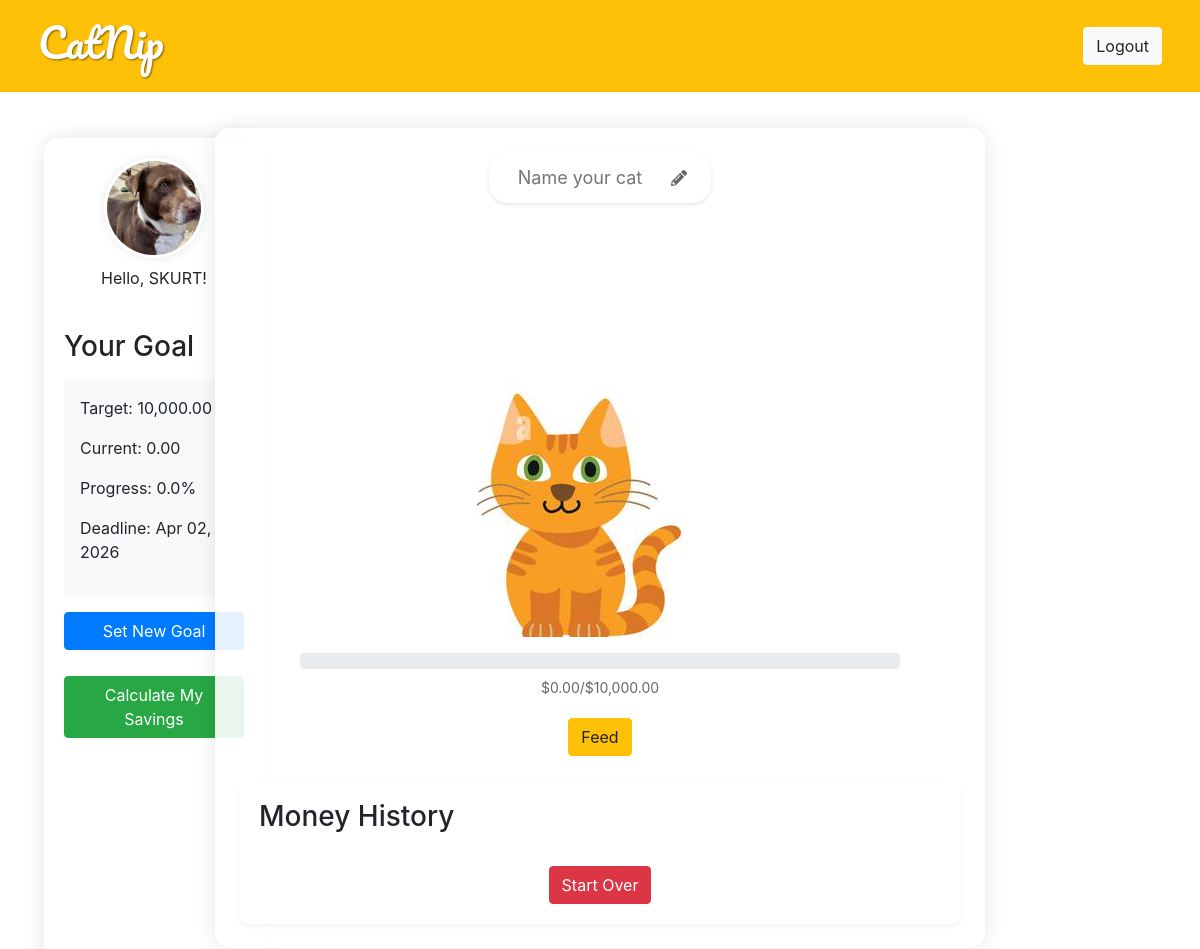
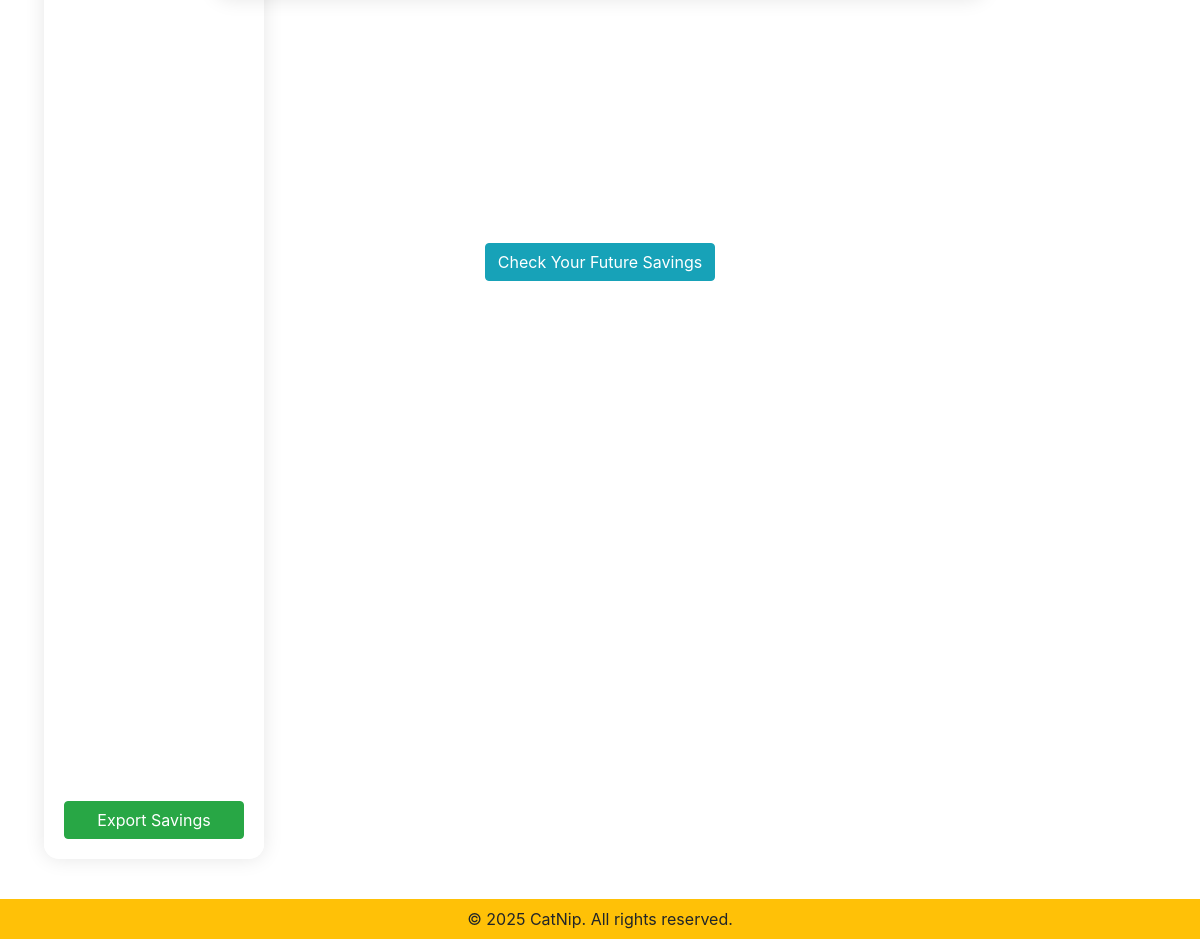
Page /dashboard.php (signed in) on the committed database (2 pictures, top to bottom).
### tables this page shows
CREATE TABLE `users` (
  `user_id` int(11) NOT NULL,
  `username` varchar(50) NOT NULL,
  `email` varchar(100) NOT NULL,
  `password` varchar(255) NOT NULL,
  `profile_picture` varchar(255) DEFAULT NULL,
  `created_at` timestamp NOT NULL DEFAULT current_timestamp(),
  `gender` enum('male','female') NOT NULL
);

CREATE TABLE `goals` (
  `goal_id` int(11) NOT NULL,
  `user_id` int(11) DEFAULT NULL,
  `target_amount` decimal(10,2) NOT NULL,
  `current_amount` decimal(10,2) DEFAULT 0.00,
  `deadline` date DEFAULT NULL,
  `created_at` timestamp NOT NULL DEFAULT current_timestamp()
);

### dashboard.php (the view, shortened to what this page needs)
<?php
include 'db.php';
$stmt = $pdo->prepare("SELECT * FROM Users WHERE user_id = :id");
$stmt->execute([':id' => $_SESSION['user_id']]);
$user = $stmt->fetch(PDO::FETCH_ASSOC);
$stmt = $pdo->prepare("SELECT cat_name FROM cat_names WHERE user_id = :user_id");
$stmt->execute([':user_id' => $_SESSION['user_id']]);
$cat_name = $stmt->fetchColumn();
?>
<!DOCTYPE html>
<html lang="en">
<head>
    <link rel="stylesheet" href="style/styles.css">
    <link rel="stylesheet" href="https://stackpath.bootstrapcdn.com/bootstrap/4.5.2/css/bootstrap.min.css">
    <link rel="stylesheet" href="https://cdnjs.cloudflare.com/ajax/libs/font-awesome/5.15.4/css/all.min.css">
    <link rel="stylesheet" href="https://pyscript.net/releases/2025.2.4/core.css" />
</head>
<body>
    <header class="bg-warning fixed-top">
        <div class="container d-flex justify-content-between align-items-center p-2">
            <h1 style="font-family: 'Pacifico', cursive; color: white; text-shadow: 1px 1px 2px rgba(0, 0, 0, 0.5);">CatNip</h1>
            <div>
                <a href="auth/logout.php" class="btn btn-light">Logout</a>
            </div>
        </div>
    </header>
    <div class="dashboard-container">
        <div class="sidebar ml-4 mt-5">
            <div class="profile mb-4">
                <?php
                $profile_pic = null;
                if (!empty($user['profile_picture'])) {
                    $profile_pic = $user['profile_picture'];
                } else {
                    error_log("No profile picture found in database");
                    $profile_pic = ($user['gender'] === 'male') ?
                        'assets/male_ph.png' :
                        'assets/female_ph.jpg';
                    error_log("Using default profile picture: " . $profile_pic);
                }
                ?>
                <div class="profile-pic-container">
                    <img src="<?php echo htmlspecialchars($profile_pic); ?>"
                         alt="<?php echo htmlspecialchars($user['username']); ?>'s Profile"
                         class="profile-pic"
                         onerror="this.onerror=null; this.src='assets/default_ph.png'; console.log('Image failed to load:', this.src);">
                </div>
                <p class="mt-2">Hello, <span id="username"><?php echo htmlspecialchars($user['username']); ?></span>!</p>
            </div>
            <div class="goals-section">
                <h3 class="mb-3">Your Goal</h3>
                <?php
                $stmt = $pdo->prepare("SELECT * FROM Goals WHERE user_id = :user_id ORDER BY created_at DESC LIMIT 1");
                $stmt->execute([':user_id' => $_SESSION['user_id']]);
                $goal = $stmt->fetch(PDO::FETCH_ASSOC);
                if ($goal):
                    $percentage = ($goal['current_amount'] / $goal['target_amount']) * 100;
                    $current_amount = $goal['current_amount'];
                    $target_amount = $goal['target_amount'];
                    $deadline = $goal['deadline'];
                ?>
                    <div class="current-goal p-3 bg-light rounded">
                        <p>Target: <span id="goalTarget"><?php echo number_format($target_amount, 2); ?></span></p>
                        <p>Current: <span id="goalCurrent"><?php echo number_format($current_amount, 2); ?></span></p>
                        <p>Progress: <span id="goalProgress"><?php echo number_format($percentage, 1); ?></span>%</p>
                        <p>Deadline: <span id="goalDeadline"><?php echo date('M d, Y', strtotime($deadline)); ?></span></p>
                    </div>
                <?php endif; ?>
                <div class="position-relative">
                    <button class="set-goal-btn btn btn-primary mt-3">Set New Goal</button>
                </div>
            </div>
            <button class="calculate-btn btn btn-success mt-3" data-toggle="modal" data-target="#calculateSavingsModal">
                Calculate My Savings
            </button>
            <a href="transactions/export_savings.php" class="btn btn-success mt-auto">Export Savings</a>
        </div>
        <div class="main-content container-fluid">
            <div class="row justify-content-center">
                <div class="col-md-8">
                    <div class="dashboard-content-container mt-5 p-4">
                        <div class="cat-name-container text-center mb-4">
                            <div class="d-flex align-items-center justify-content-center">
                                <div class="cat-name-wrapper">
                                    <input type="text" class="cat-name-input" id="catName" placeholder="Name your cat" value="<?php echo $cat_name ? htmlspecialchars($cat_name) : ''; ?>">
                                    <button type="button" class="edit-cat-name" id="editCatName">
                                        <i class="fas fa-pencil-alt"></i>
                                    </button>
                                </div>
                            </div>
                        </div>
                        <div class="cat-container text-center">
                            <?php
                            $catStage = 1;
                            $current_amount = 0;
                            $target_amount = 0;
                            if ($goal):
                                $current_amount = $goal['current_amount'];
                                $target_amount = $goal['target_amount'];
                            endif;
                            ?>
                            <img src="assets/cat<?php echo $catStage; ?>.png" alt="Growing Cat" class="cat-image mb-3">
                            <div class="progress-container mb-3">
                                <div class="progress">
                                </div>
                                <p class="progress-text mt-2">
                                    $<?php echo number_format($current_amount, 2); ?>/$<?php echo number_format($target_amount, 2); ?>
                                </p>
                            </div>
                            <div class="feed-container position-relative">
                                <button class="feed-btn btn btn-warning">Feed</button>
                            </div>
                        </div>
                        <div class="money-history mt-4">
                            <h3>Money History</h3>
                            <div class="text-center mt-4">
                                <button class="btn btn-danger" id="startOverBtn" data-toggle="modal" data-target="#startOverModal">
                                    Start Over
                                </button>
                            </div>
                        </div>
                    </div>
                </div>
            </div>
        </div>
    </div>
    <footer class="bg-warning fixed-bottom py-2">
        <p class="text-center mb-0">&copy; 2025 CatNip. All rights reserved.</p>
    </footer>
    <div class="main-content container-fluid">
    <div class="text-center mt-4">
        <button id="checkFutureSavings" class="btn btn-info">Check Your Future Savings</button>
    </div>
</div>
</body>
</html>

### style/styles.css (style rules this page uses)
body { background-color: #FFF8E1; text-align: center; font-family: Arial, sans-serif; margin: 0; padding: 0; min-height: 100vh; display: flex; flex-direction: column; }
header { padding: 10px 0; }
p { margin: 10px 0; }
footer { background-color: #ffc107; padding: 10px 0; margin-top: auto; position: relative; width: 100%; }
.dashboard-container { display: flex; min-height: calc(100vh - 120px); margin-top: 60px; margin-bottom: 60px; padding-bottom: 60px; }
.sidebar { width: 220px; background: rgba(255, 255, 255, 0.9); backdrop-filter: blur(10px); box-shadow: 0 0 20px rgba(0, 0, 0, 0.1); padding: 20px; display: flex; flex-direction: column; border-radius: 15px; position: fixed; left: 20px; top: 90px; bottom: 80px; overflow-y: auto; }
.profile { text-align: center; margin-bottom: 20px; }
.profile-pic-container { width: 100px; height: 100px; border-radius: 50%; overflow: hidden; margin: 0 auto; border: 3px solid #fff; box-shadow: 0 0 10px rgba(0,0,0,0.1); background-color: #f8f9fa; }
.profile-pic { width: 100%; height: 100%; object-fit: cover; object-position: center; }
.main-content { flex: 1; margin-left: 260px; padding: 20px; padding-bottom: 80px; min-height: calc(100vh - 60px); }
.cat-container { max-width: 600px; margin: 0 auto; }
.cat-image { max-width: 300px; height: auto; }
.feed-container { margin-top: 20px; }
.feed-btn { padding: 8px 20px; font-size: 14px; }
.money-history { background: white; border-radius: 10px; padding: 20px; margin-top: 2rem; box-shadow: 0 2px 5px rgba(0,0,0,0.05); }
.progress { height: 20px; border-radius: 10px; }
header { position: fixed; top: 0; width: 100%; z-index: 1000; }
.dashboard-content-container { background: rgba(255, 255, 255, 0.9); border-radius: 15px; box-shadow: 0 0 20px rgba(0,0,0,0.1); margin-top: 2rem; padding: 2rem; }
.cat-name-input { max-width: 300px; margin: 0 auto; font-size: 1rem; padding: 0.5rem; border: 1px solid #ddd; border-radius: 20px; }
.export-btn, .set-goal-btn { width: 100%; padding: 10px 20px; border-radius: 5px; cursor: pointer; font-size: 14px; margin-bottom: 10px; transition: all 0.3s ease; }
.set-goal-btn { background: #FF5722; color: white; border: none; }
.progress-text { text-align: center; margin-top: 5px; font-size: 14px; color: #666; }

### dashboard.php (style rules this page uses)
.cat-name-container { display: flex; justify-content: center; align-items: center; margin-bottom: 20px; position: relative; z-index: 1; }
.cat-name-wrapper { background: rgba(255, 255, 255, 0.9); padding: 8px 16px; border-radius: 20px; box-shadow: 0 2px 4px rgba(0, 0, 0, 0.1); display: flex; align-items: center; cursor: pointer; transition: all 0.3s ease; position: relative; z-index: 1; }
.cat-name-input { border: none; background: transparent; font-size: 18px; text-align: center; width: 150px; padding: 4px 8px; border-radius: 4px; transition: all 0.3s ease; position: relative; z-index: 1; }
.edit-cat-name { background: none; border: none; color: #666; cursor: pointer; padding: 4px 8px; transition: color 0.3s; font-size: 16px; margin-left: 8px; position: relative; z-index: 1; }

### rows in the picture
users: profile_picture (picture), username "SKURT"
goals: target_amount "10,000.00", current_amount "0.00", percentage "0.0", deadline "Apr 02, 2026"
